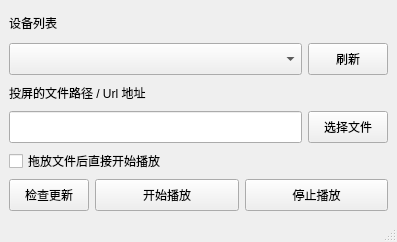
<?xml version="1.0" encoding="UTF-8"?>
<ui version="4.0">
 <author>duolabmeng6</author>
 <class>MainWindow</class>
 <widget class="QMainWindow" name="MainWindow">
  <property name="geometry">
   <rect>
    <x>0</x>
    <y>0</y>
    <width>397</width>
    <height>242</height>
   </rect>
  </property>
  <property name="windowTitle">
   <string>多多投屏</string>
  </property>
  <property name="windowIcon">
   <iconset resource="app.qrc">
    <normaloff>:/app/app.png</normaloff>:/app/app.png</iconset>
  </property>
  <widget class="QWidget" name="centralwidget">
   <layout class="QVBoxLayout" name="verticalLayout">
    <item>
     <layout class="QGridLayout" name="gridLayout">
      <item row="3" column="1">
       <widget class="QPushButton" name="pushButton_xuanzewenjjian">
        <property name="sizePolicy">
         <sizepolicy hsizetype="Fixed" vsizetype="Fixed">
          <horstretch>0</horstretch>
          <verstretch>0</verstretch>
         </sizepolicy>
        </property>
        <property name="minimumSize">
         <size>
          <width>0</width>
          <height>32</height>
         </size>
        </property>
        <property name="text">
         <string>选择文件</string>
        </property>
       </widget>
      </item>
      <item row="0" column="0">
       <widget class="QLabel" name="label">
        <property name="sizePolicy">
         <sizepolicy hsizetype="Fixed" vsizetype="Preferred">
          <horstretch>0</horstretch>
          <verstretch>0</verstretch>
         </sizepolicy>
        </property>
        <property name="maximumSize">
         <size>
          <width>16777215</width>
          <height>30</height>
         </size>
        </property>
        <property name="text">
         <string>设备列表</string>
        </property>
       </widget>
      </item>
      <item row="3" column="0">
       <widget class="QLineEdit" name="lineEdit_lujing">
        <property name="sizePolicy">
         <sizepolicy hsizetype="Minimum" vsizetype="Fixed">
          <horstretch>0</horstretch>
          <verstretch>0</verstretch>
         </sizepolicy>
        </property>
        <property name="minimumSize">
         <size>
          <width>0</width>
          <height>32</height>
         </size>
        </property>
       </widget>
      </item>
      <item row="1" column="1">
       <widget class="QPushButton" name="pushButton_shuaxin">
        <property name="sizePolicy">
         <sizepolicy hsizetype="Fixed" vsizetype="Fixed">
          <horstretch>0</horstretch>
          <verstretch>0</verstretch>
         </sizepolicy>
        </property>
        <property name="minimumSize">
         <size>
          <width>0</width>
          <height>32</height>
         </size>
        </property>
        <property name="text">
         <string>刷新</string>
        </property>
       </widget>
      </item>
      <item row="2" column="0">
       <widget class="QLabel" name="label_2">
        <property name="sizePolicy">
         <sizepolicy hsizetype="Fixed" vsizetype="Fixed">
          <horstretch>0</horstretch>
          <verstretch>0</verstretch>
         </sizepolicy>
        </property>
        <property name="maximumSize">
         <size>
          <width>16777215</width>
          <height>24</height>
         </size>
        </property>
        <property name="text">
         <string>投屏的文件路径 / Url 地址</string>
        </property>
       </widget>
      </item>
      <item row="1" column="0">
       <widget class="QComboBox" name="comboBox_shebeiliebiao">
        <property name="sizePolicy">
         <sizepolicy hsizetype="Expanding" vsizetype="Fixed">
          <horstretch>1</horstretch>
          <verstretch>0</verstretch>
         </sizepolicy>
        </property>
        <property name="minimumSize">
         <size>
          <width>0</width>
          <height>32</height>
         </size>
        </property>
       </widget>
      </item>
      <item row="4" column="0">
       <widget class="QCheckBox" name="checkBox">
        <property name="text">
         <string>拖放文件后直接开始播放</string>
        </property>
       </widget>
      </item>
     </layout>
    </item>
    <item>
     <layout class="QHBoxLayout" name="horizontalLayout">
      <item alignment="Qt::AlignLeft">
       <widget class="QPushButton" name="pushButton_jianchagengxin">
        <property name="sizePolicy">
         <sizepolicy hsizetype="Expanding" vsizetype="Fixed">
          <horstretch>0</horstretch>
          <verstretch>0</verstretch>
         </sizepolicy>
        </property>
        <property name="minimumSize">
         <size>
          <width>0</width>
          <height>32</height>
         </size>
        </property>
        <property name="text">
         <string>检查更新</string>
        </property>
       </widget>
      </item>
      <item>
       <widget class="QPushButton" name="pushButton_kaishibofang">
        <property name="sizePolicy">
         <sizepolicy hsizetype="Expanding" vsizetype="Fixed">
          <horstretch>0</horstretch>
          <verstretch>0</verstretch>
         </sizepolicy>
        </property>
        <property name="minimumSize">
         <size>
          <width>0</width>
          <height>32</height>
         </size>
        </property>
        <property name="text">
         <string>开始播放</string>
        </property>
       </widget>
      </item>
      <item>
       <widget class="QPushButton" name="pushButton_tingzhibofang">
        <property name="sizePolicy">
         <sizepolicy hsizetype="Expanding" vsizetype="Fixed">
          <horstretch>0</horstretch>
          <verstretch>0</verstretch>
         </sizepolicy>
        </property>
        <property name="minimumSize">
         <size>
          <width>0</width>
          <height>32</height>
         </size>
        </property>
        <property name="text">
         <string>停止播放</string>
        </property>
       </widget>
      </item>
     </layout>
    </item>
   </layout>
  </widget>
  <widget class="QMenuBar" name="menubar">
   <property name="geometry">
    <rect>
     <x>0</x>
     <y>0</y>
     <width>397</width>
     <height>22</height>
    </rect>
   </property>
  </widget>
  <widget class="QStatusBar" name="statusbar"/>
 </widget>
 <includes>
  <include location="local">https://hub.fastgit.xyz/duolabmeng6/easy_to_tv</include>
 </includes>
 <resources>
  <include location="app.qrc"/>
 </resources>
 <connections/>
</ui>
